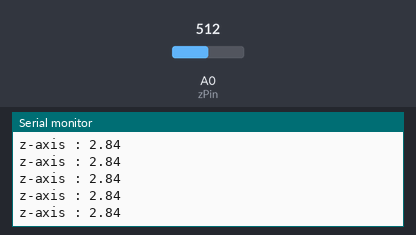
A sketch run on a simulated Arduino Uno, built with avr-gcc and run on an emulated ATmega328P. Shown: the last lines printed to the serial monitor. Inputs (shaded band) come from the test bench; at power-on: A0 (zPin) = 512.

Above: at 1.2 s.
1.3 s: A0 (zPin) set to 716
At 1.41 s:
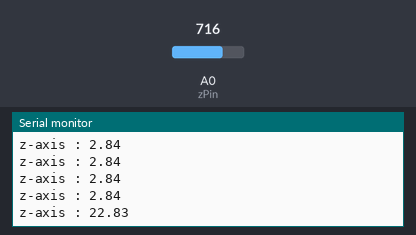
2.8 s: A0 (zPin) set to 900
At 2.82 s:
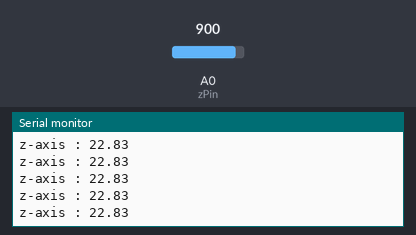
Timing chart, 0 to 5.8 s (numbered marks = the images above; inputs shaded):
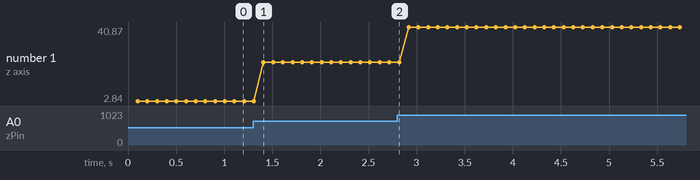

The sketch:

accelerometer.ino
```cpp
/* Interface Accelerometer with NodeMCU
 * By TheCircuit
 */

const int zPin = A0;    //z-axis of the Accelerometer

void setup() {
  // initialize serial communications at 9600 bps:
  Serial.begin(9600);

}

void loop() {
  int sensorValue=analogRead(zPin);
  float zgravity=(float)(sensorValue-483)*9.8/100;
  delay(100);

  Serial.print("z-axis : ");
  Serial.println(zgravity);

}
```

Measured:
- after the input at 1.3 s, the serial monitor: prints a new line after 0.11 s (image 1)
- plotted number 1: 2.84 → 22.83 after the input at 1.3 s, 22.83 → 40.87 after the input at 2.8 s
